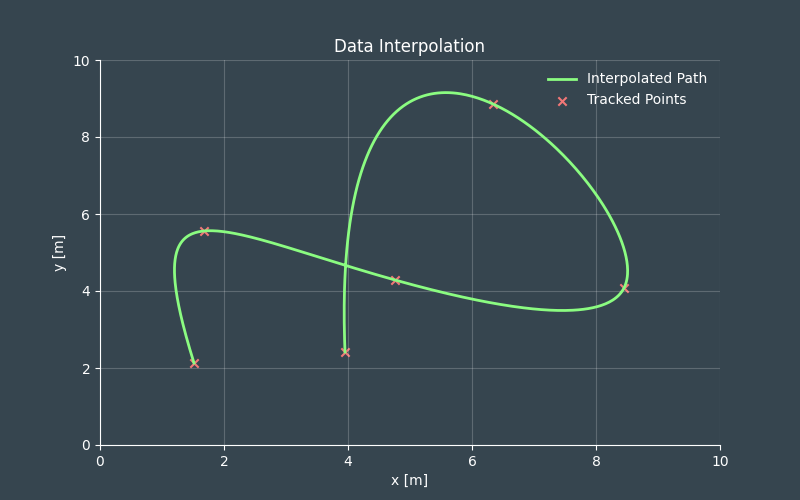

The Python source for this figure:
import numpy as np
from scipy import interpolate
import matplotlib.pyplot as plt


class InterpolateData:
    def __init__(self):
        self.ready = False

        self.x_points = []
        self.y_points = []

        self.fig = plt.figure(figsize=(8, 5), facecolor='#36454f')
        self.fig.canvas.mpl_connect("button_press_event", self.click)
        self.fig.canvas.mpl_connect('key_release_event', self.interp_ready)

        plt.title('Select at least 4 points (press Enter when finished)')
        self.config_plot()

    def click(self, event):
        self.x_points.append(event.xdata)
        self.y_points.append(event.ydata)

    def interp_ready(self, event):
        self.ready = True if event.key == 'enter' else False

    @staticmethod
    def config_plot():
        plt.xlabel('x [m]')
        plt.ylabel('y [m]')

        plt.gca().spines['right'].set_visible(False)
        plt.gca().spines['top'].set_visible(False)
        plt.gca().spines['bottom'].set_color('white')
        plt.gca().spines['left'].set_color('white')
        plt.gca().xaxis.label.set_color('white')
        plt.gca().yaxis.label.set_color('white')
        plt.gca().title.set_color('white')
        plt.gca().set_facecolor('#36454f')
        plt.gca().tick_params(axis='x', colors='white')
        plt.gca().tick_params(axis='y', colors='white')

        plt.grid(visible=True, which='major', color='white', linestyle='-', alpha=0.2)
        plt.xlim([0, 10])
        plt.ylim([0, 10])

    def plot_result(self):
        plt.close()
        plt.figure(figsize=(8, 5), facecolor='#36454f')
        t = np.linspace(0, 10000, len(self.x_points))
        fx = interpolate.interp1d(t, self.x_points, kind='cubic')
        fy = interpolate.interp1d(t, self.y_points, kind='cubic')
        new_t = np.linspace(0, t.max(), t.shape[0] * 100)

        plt.title('Data Interpolation')

        self.config_plot()
        plt.plot(fx(new_t), fy(new_t), c='#8bfc81', linewidth=2, label='Interpolated Path')
        plt.scatter(self.x_points, self.y_points, marker='x', c='#f27777', label='Tracked Points')

        legend = plt.legend(frameon=False)
        plt.setp(legend.get_texts(), color='w')

        plt.show()

    def main(self):
        while not self.ready:
            plt.pause(0.1)
            plt.cla()
            plt.scatter(self.x_points, self.y_points, marker='x', c='#f27777')
            plt.title('Select at least 4 points (press Enter when finished)')
            self.config_plot()
            continue
        self.plot_result()


if __name__ == '__main__':
    my_script = InterpolateData()
    my_script.main()
